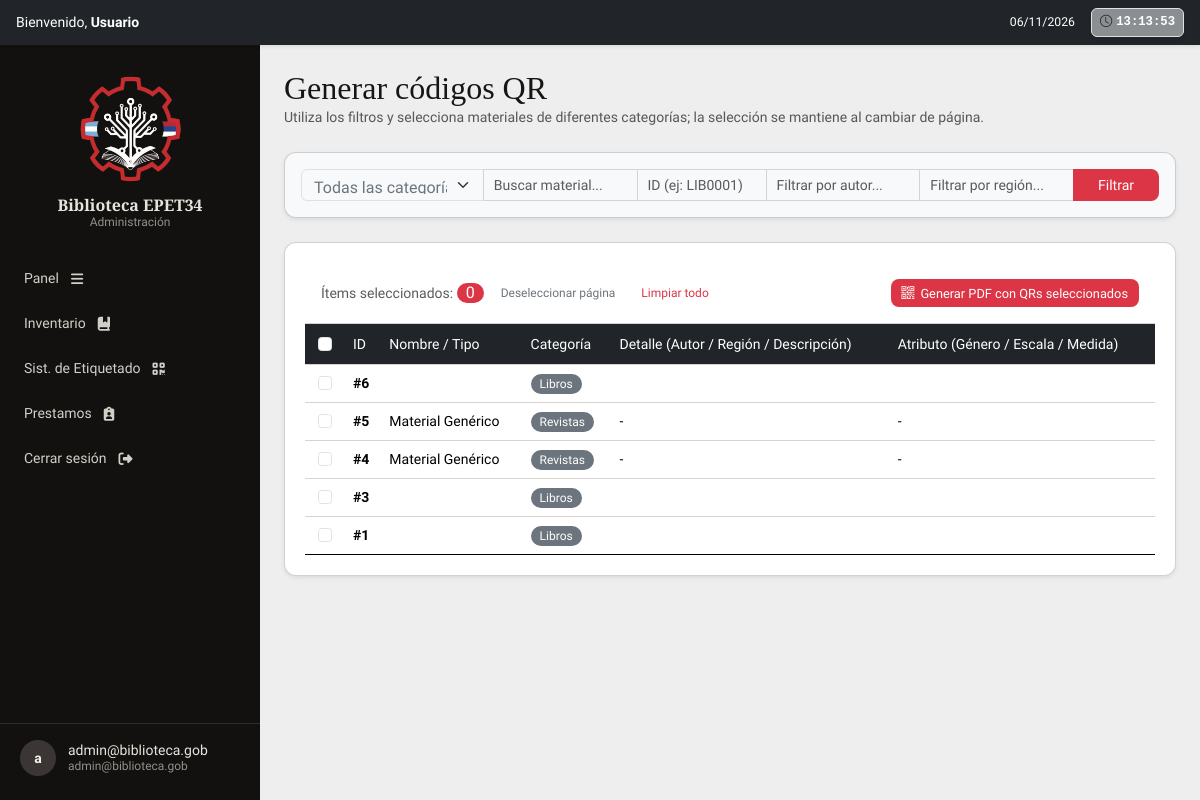
The page /inventario/generar_qr.php (signed in) on the database as committed earlier.
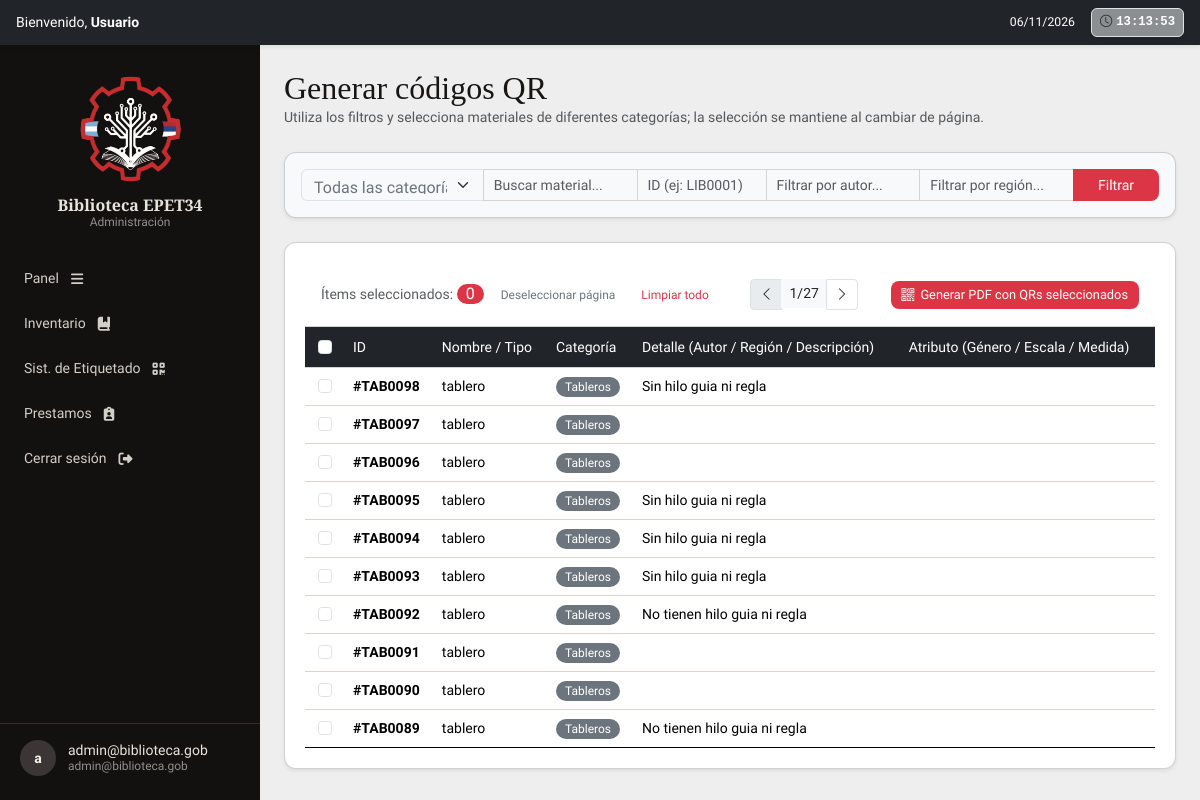
The same page on the database as committed later.
### tables this page shows
CREATE TABLE IF NOT EXISTS `inventario` (
  `id_material` varchar(200) NOT NULL,
  `id_viejo` int DEFAULT NULL,
  `fecha_hora_ingreso` datetime NOT NULL,
  `dni_registro` int NOT NULL COMMENT 'DNI del bibliotecario que ingresó el material',
  `id_categoria` int NOT NULL,
  `qr_material` varchar(255) DEFAULT NULL,
  `id_estado_material` int NOT NULL,
  PRIMARY KEY (`id_material`),
  UNIQUE KEY `id_material` (`id_material`)
);

CREATE TABLE IF NOT EXISTS `categorias` (
  `id_categoria` int UNSIGNED NOT NULL AUTO_INCREMENT,
  `nombre` varchar(100) NOT NULL,
  `descripcion` varchar(255) DEFAULT NULL,
  `activo` tinyint(1) NOT NULL DEFAULT '1',
  `prefijo` varchar(10) NOT NULL DEFAULT 'MAT',
  `desde_num` int NOT NULL DEFAULT '1',
  `hasta_num` int NOT NULL DEFAULT '9999',
  `actual_num` int NOT NULL DEFAULT '0',
  PRIMARY KEY (`id_categoria`),
  UNIQUE KEY `uq_categorias_nombre` (`nombre`)
);

### includes/auth.php (called while the page is built, shortened)
<?php
function lb_usuario_actual(): ?string {
    return $_SESSION['lb_usuario'] ?? null;
}

### conexion.php (called while the page is built, shortened)
<?php
function db(): PDO {
    static $pdo = null;
    if ($pdo === null) {
        $dsn = "mysql:host=" . DB_HOST . ";port=" . DB_PORT . ";dbname=" . DB_NAME . ";charset=" . DB_CHARSET;
        $pdo = new PDO($dsn, DB_USER, DB_PASS, [
            PDO::ATTR_ERRMODE => PDO::ERRMODE_EXCEPTION,
            PDO::ATTR_DEFAULT_FETCH_MODE => PDO::FETCH_ASSOC,
            PDO::ATTR_EMULATE_PREPARES => false,
        ]);
    }
    return $pdo;
}
?>

### inventario/generar_qr.php (the view, shortened to what this page needs)
<?php
require_once __DIR__ . '/../includes/auth.php';
require_once __DIR__ . '/../conexion.php';
$buscar       = trim($_GET['buscar'] ?? '');
$id           = trim($_GET['id'] ?? '');
$autor_libro  = trim($_GET['autor'] ?? '');
$region_geo   = trim($_GET['region'] ?? '');
$sql_base = "
FROM inventario i
INNER JOIN categorias c ON c.id_categoria = i.id_categoria
LEFT JOIN libros l ON i.id_material = l.id_material
LEFT JOIN instrumentos_medicion im ON i.id_material = im.id_material
LEFT JOIN materiales_didacticos md ON i.id_material = md.id_material
LEFT JOIN materiales_geograficos mg ON i.id_material = mg.id_material
LEFT JOIN materiales_dibujo_tecnico mdt ON i.id_material = mdt.id_material
WHERE 1 = 1
";
$parametros = [];
$registros_por_pagina = 10;
$pagina_actual = isset($_GET['pagina']) ? (int)$_GET['pagina'] : 1;
$offset = ($pagina_actual - 1) * $registros_por_pagina;
$stmt_total = db()->prepare("SELECT COUNT(i.id_material) " . $sql_base);
$stmt_total->execute($parametros);
$total_registros = $stmt_total->fetchColumn();
$total_paginas = ceil($total_registros / $registros_por_pagina);
$sql = "
SELECT
    i.id_material,
    c.id_categoria,
    c.nombre,
    CASE i.id_categoria
        WHEN 1 THEN l.nombre
        WHEN 3 THEN mg.tipo
        WHEN 4 THEN im.tipo
        WHEN 5 THEN mdt.tipo
        WHEN 6 THEN mdt.tipo
        WHEN 7 THEN md.tipo
        ELSE 'Material Genérico'
    END AS col1,
    CASE i.id_categoria
        WHEN 1 THEN l.autor
        WHEN 3 THEN mg.region
        WHEN 4 THEN ''
        WHEN 5 THEN mdt.descripcion
        WHEN 6 THEN mdt.descripcion
        WHEN 7 THEN md.tematica
        ELSE '-'
    END AS col2,
    CASE i.id_categoria
        WHEN 1 THEN l.genero
        WHEN 3 THEN mg.escala
        WHEN 4 THEN CONCAT(im.longitud_cm, ' cm')
        WHEN 5 THEN ''
        WHEN 6 THEN ''
        WHEN 7 THEN CONCAT(md.piezas, ' piezas')
        ELSE '-'
    END AS col3
" . $sql_base . " ORDER BY i.id_material DESC LIMIT $registros_por_pagina OFFSET $offset";
$stmt = db()->prepare($sql);
$stmt->execute($parametros);
$materiales = $stmt->fetchAll();
include __DIR__ . '/../includes/layout_header.php';
?>
<div class="titulo-pagina mb-4">
    <div>
        <h1>Generar códigos QR</h1>
        <p class="text-muted">Utiliza los filtros y selecciona materiales de diferentes categorías; la selección se mantiene al cambiar de página.</p>
    </div>
</div>
<div class="card shadow-sm mb-4 p-3 bg-light">
    <form method="GET" action="generar_qr.php" class="d-flex gap-1 flex-wrap align-items-center">
        <div class="input-group">
            <select name="categoria" class="form-select bg-light text-secondary border-end" style="max-width: 200px;">
                <option value="">Todas las categorías</option>
            </select>
            <input type="text" name="buscar" class="form-control shadow-none" placeholder="Buscar material..." value="<?= htmlspecialchars($buscar) ?>">
            <input type="text" name="id" class="form-control shadow-none" style="max-width: 130px;" placeholder="ID (ej: LIB0001)" value="<?= htmlspecialchars($id) ?>">
            <input type="text" name="autor" class="form-control shadow-none" style="max-width: 170px;" placeholder="Filtrar por autor..." value="<?= htmlspecialchars($autor_libro) ?>">
            <input type="text" name="region" class="form-control shadow-none" style="max-width: 170px;" placeholder="Filtrar por región..." value="<?= htmlspecialchars($region_geo) ?>">
            <button type="submit" class="btn btn-danger px-4">Filtrar</button>
        </div>
    </form>
</div>
<div class="card shadow-sm">
    <form id="formQR" action="crear_pdf_qr.php" method="POST" target="_blank">
        <div class="card-header bg-white py-3 d-flex justify-content-between align-items-center flex-wrap gap-2">
            <div class="d-flex align-items-center gap-2">
                <div>
                    <span class="text-muted">Ítems seleccionados:</span>
                    <span id="contador" class="badge bg-danger fs-6">0</span>
                </div>
                <button type="button" id="btnDeseleccionarPagina" class="btn btn-outline-secondary btn-sm py-0 px-2" style="font-size: 0.75rem;" title="Deselecciona los ítems visibles en esta página">Deseleccionar página</button>
                <button type="button" id="btnLimpiarSeleccion" class="btn btn-outline-danger btn-sm py-0 px-2" style="font-size: 0.75rem;" title="Borra toda la selección global">Limpiar todo</button>
            </div>
            <?php if (isset($total_paginas) && $total_paginas > 1): ?>
                <?php
                $params_url = $_GET;
                unset($params_url['pagina']);
                $query_string = http_build_query($params_url);
                $query_string = $query_string ? '&' . $query_string : '';
                ?>
                <nav aria-label="Paginación compacta">
                    <ul class="pagination pagination-sm m-0">
                        <li class="page-item <?= ($pagina_actual <= 1) ? 'disabled' : '' ?>">
                            <a class="page-link text-dark px-2 py-1" href="generar_qr.php?pagina=<?= $pagina_actual - 1 ?><?= $query_string ?>" title="Anterior">
                                <i class="bi bi-chevron-left"></i>
                            </a>
                        </li>
                        <li class="page-item disabled">
                            <span class="page-link bg-light text-dark px-2 py-1 border-0">
                                <?= $pagina_actual ?>/<?= $total_paginas ?>
                            </span>
                        </li>
                        <li class="page-item <?= ($pagina_actual >= $total_paginas) ? 'disabled' : '' ?>">
                            <a class="page-link text-dark px-2 py-1" href="generar_qr.php?pagina=<?= $pagina_actual + 1 ?><?= $query_string ?>" title="Siguiente">
                                <i class="bi bi-chevron-right"></i>
                            </a>
                        </li>
                    </ul>
                </nav>
            <?php endif; ?>
            <button type="submit" class="btn btn-danger btn-sm">
                <i class="bi bi-qr-code"></i> Generar PDF con QRs seleccionados
            </button>
        </div>
        <div class="table-responsive">
            <table class="table table-hover align-middle mb-0">
                <thead class="table-dark">
                    <tr>
                        <th style="width: 40px;" class="text-center">
                            <input type="checkbox" id="seleccionarTodos" class="form-check-input" title="Seleccionar todos en esta página">
                        </th>
                        <th>ID</th>
                        <th>Nombre / Tipo</th>
                        <th>Categoría</th>
                        <th>Detalle (Autor / Región / Descripción)</th>
                        <th>Atributo (Género / Escala / Medida)</th>
                    </tr>
                </thead>
                <tbody>
                    <?php if (empty($materiales)): ?>
                        <tr>
                            <td colspan="6" class="text-center text-muted py-4">No se encontraron materiales registrados con los filtros seleccionados.</td>
                        </tr>
                    <?php else: ?>
                        <?php foreach ($materiales as $m): ?>
                            <tr>
                                <td class="text-center">
                                    <input
                                        type="checkbox"
                                        class="check-material form-check-input"
                                        value="<?= htmlspecialchars($m['id_material']) ?>">
                                </td>
                                <td><strong>#<?= htmlspecialchars($m['id_material']) ?></strong></td>
                                <td><?= htmlspecialchars($m['col1'] ?? '') ?></td>
                                <td><span class="badge bg-secondary"><?= htmlspecialchars($m['nombre'] ?? '') ?></span></td>
                                <td><?= htmlspecialchars($m['col2'] ?? '') ?></td>
                                <td><?= htmlspecialchars($m['col3'] ?? '') ?></td>
                            </tr>
                        <?php endforeach; ?>
                    <?php endif; ?>
                </tbody>
            </table>
        </div>
    </form>
</div>

### includes/layout_header.php (shortened to what this page needs)
<?php
$usuario = lb_usuario_actual();
?>
<!DOCTYPE html>
<html lang="es">
<head>
  <link href="https://cdn.jsdelivr.net/npm/bootstrap@5.3.3/dist/css/bootstrap.min.css" rel="stylesheet">
  <link href="https://cdn.jsdelivr.net/npm/bootstrap-icons@1.10.5/font/bootstrap-icons.css" rel="stylesheet">
  <link rel="stylesheet" href="/biblioteca-sql/assets/css/styles.css">
</head>
<body>
  <header class="bg-dark text-white py-1 px-3 border-light-subtle header-superior-fijo shadow-sm d-flex justify-content-between align-items-center">
    <div class="d-flex align-items-center gap-2">
      <span>
        Bienvenido,
        <strong class="text-white">
          <?php
          $nombre   = $_SESSION['nombre']   ?? $_SESSION['usuario_nombre']   ?? '';
          $apellido = $_SESSION['apellido'] ?? $_SESSION['usuario_apellido'] ?? '';
          if (!empty($nombre) || !empty($apellido)) {
            echo htmlspecialchars(trim("$nombre $apellido"), ENT_QUOTES, 'UTF-8');
          } elseif (isset($_SESSION['usuario'])) {
            $u = $_SESSION['usuario'];
            $nom = is_array($u) ? ($u['nombre'] ?? '') : $u;
            $ape = is_array($u) ? ($u['apellido'] ?? '') : '';
            echo htmlspecialchars(trim("$nom $ape"), ENT_QUOTES, 'UTF-8');
          } else {
            echo 'Usuario';
          }
          ?>
        </strong>
      </span>
    </div>
    <div class="d-flex align-items-center gap-3 text-secondary small">
      <div id="fecha-header" class="d-none d-md-block fw-medium text-white">
        <?= date('d/m/Y') ?>
      </div>
      <div class="bg-light bg-opacity-50 text-white px-2 py-1 rounded border font-monospace d-flex align-items-center gap-1 shadow-sm">
        <i class="bi bi-clock text-dark"></i>
        <span id="reloj-header" class="fw-bold">00:00:00</span>
      </div>
    </div>
  </header>
  <div class="shell">
    <aside class="sidebar sidebar-desktop">
      <?php include __DIR__ . '/sidebar_content.php'; ?>
    </aside>
      <?php include __DIR__ . '/sidebar_content.php'; ?>
<div class="shell-main">
      <main class="view-root p-4">

### includes/sidebar_content.php (shortened to what this page needs)
<link rel="stylesheet" href="https://cdnjs.cloudflare.com/ajax/libs/font-awesome/6.7.2/css/all.min.css">
<div class="sidebar-brand">
  <a href="/biblioteca-sql/panel.php">
    <div class="sidebar-brand-badge">
      <img src="/biblioteca-sql/assets/img/logo.png" alt="Logo Panel" style="width: 130px; height: 130px; object-fit: contain;">
    </div>
    <div class="sidebar-brand-copy">
      <p class="sidebar-brand-title">Biblioteca EPET34</p>
      <p class="sidebar-brand-subtitle">Administración</p>
    </div>
  </a>
</div>
<nav class="sidebar-nav">
  <a href="/biblioteca-sql/panel.php" class="sidebar-nav-item">Panel <i class="fa-solid fa-bars"></i></i></a>
  <a href="/biblioteca-sql/inventario/" class="sidebar-nav-item">Inventario <i class="fa-solid fa-book-bookmark"></i></a>
  <a href="/biblioteca-sql/inventario/generar_qr.php" class="sidebar-nav-item">Sist. de Etiquetado <i class="fa-solid fa-qrcode"></i></a>
  <a href="/biblioteca-sql/prestamos/" class="sidebar-nav-item">Prestamos <i class="fa-solid fa-clipboard-user"></i></a>
  <a href="/biblioteca-sql/logout.php" class="sidebar-nav-item">Cerrar sesión <i class="fa-solid fa-right-from-bracket"></i></a>
</nav>
<div class="sidebar-footer">
  <div class="sidebar-user">
    <div class="sidebar-avatar"><?= htmlspecialchars(mb_substr($usuario ?? 'A', 0, 1)) ?></div>
    <div class="sidebar-user-copy">
      <p class="sidebar-user-name"><?= htmlspecialchars($usuario ?? '') ?></p>
      <p class="sidebar-user-email">admin@biblioteca.gob</p>
    </div>
  </div>
  <a href="/biblioteca-sql/logout.php" class="sidebar-logout">
  </a>
</div>

### includes/layout_header.php (style rules this page uses)
.header-superior-fijo { position: fixed; top: 0; left: 0; right: 0; height: 45px; z-index: 1050; }
body { padding-top: 45px; overflow-x: hidden; }
.shell { display: flex; min-height: calc(100vh - 45px); position: relative; }
@media (min-width: 992px) { .sidebar-desktop { position: fixed; top: 45px; bottom: 0; left: 0; width: 260px; overflow-y: auto; z-index: 1040; } }
@media (min-width: 992px) { .shell-main { margin-left: 260px; width: calc(100% - 260px); flex-grow: 1; } }

Rows that differ between the two databases and show on the page:
removed inventario: id_material "6", categorias.nombre "Libros"
removed inventario: id_material "5", col1 "Material Genérico", categorias.nombre "Revistas", col2 "-", col3 "-"
removed inventario: id_material "4", col1 "Material Genérico", categorias.nombre "Revistas", col2 "-", col3 "-"
removed inventario: id_material "3", categorias.nombre "Libros"
removed inventario: id_material "1", categorias.nombre "Libros"
added inventario: id_material "TAB0098", col1 "tablero", id_categoria.nombre "Tableros", col2 "Sin hilo guia ni regla"
added inventario: id_material "TAB0097", col1 "tablero", id_categoria.nombre "Tableros"
added inventario: id_material "TAB0096", col1 "tablero", id_categoria.nombre "Tableros"
added inventario: id_material "TAB0095", col1 "tablero", id_categoria.nombre "Tableros", col2 "Sin hilo guia ni regla"
added inventario: id_material "TAB0094", col1 "tablero", id_categoria.nombre "Tableros", col2 "Sin hilo guia ni regla"
added inventario: id_material "TAB0093", col1 "tablero", id_categoria.nombre "Tableros", col2 "Sin hilo guia ni regla"
added inventario: id_material "TAB0092", col1 "tablero", id_categoria.nombre "Tableros", col2 "No tienen hilo guia ni regla"
added inventario: id_material "TAB0091", col1 "tablero", id_categoria.nombre "Tableros"
added inventario: id_material "TAB0090", col1 "tablero", id_categoria.nombre "Tableros"
added inventario: id_material "TAB0089", col1 "tablero", id_categoria.nombre "Tableros", col2 "No tienen hilo guia ni regla"
Other text that changed with them:
$pagina_actual: (not shown) → "1"
$total_paginas: (not shown) → "27"
